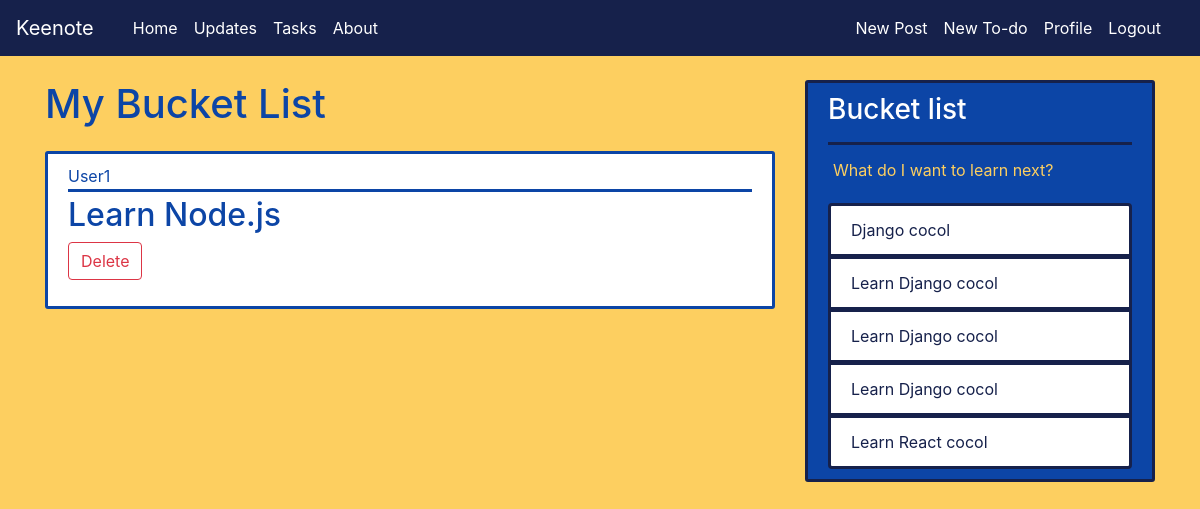
The app's page /mytasks/ (signed in), older data.
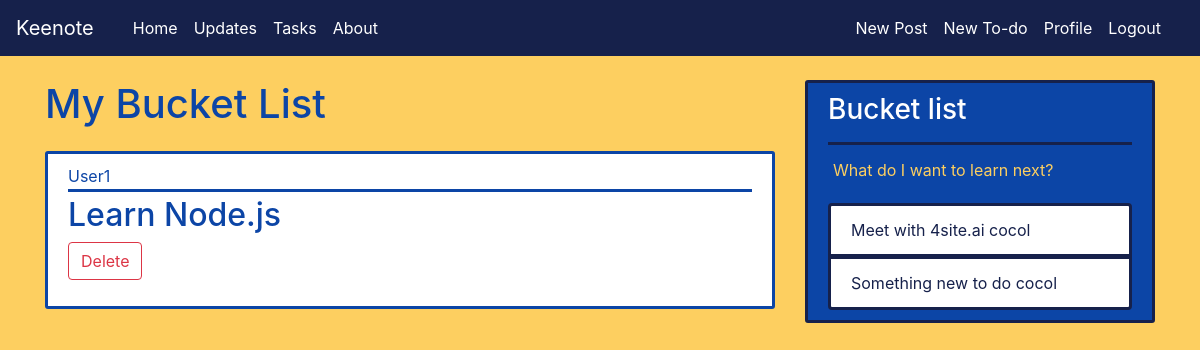
The same page, newer data.
### blog/models.py (models this page shows, shortened)
class Skill(models.Model):
    title = models.CharField(max_length = 200)
    content = models.TextField()
    author = models.ForeignKey(User, on_delete=models.CASCADE)

### blog/views.py (the view)
# urls.py: path('mytasks/', MyTasksView.as_view(), name="my-tasks"),
class MyTasksView(LoginRequiredMixin, ListView):
    model = Skill
    template_name = "blog/mytasks.html" # naming convention:<app>/<model>_<viewtype>.html
    context_object_name = 'tasks'
    ordering = ['title']

### blog/templatetags/menu_items.py (called while the page is built)
@register.inclusion_tag('blog/menu_items.html')
def menu_items():
    user = User.objects.first()
    context = {
        'items': Skill.objects.filter(author=user) #filter(author=request.user)
    }
    return context #need to check user

### blog/templates/blog/mytasks.html (shortened to what this page needs)
{% extends "blog/base.html" %}
{% block content %}
<h1 class="main-home">My Bucket List</h1>
    {% for task in tasks %}
        {% if task.author == user %}
            <article class="media content-section">
                <div class="media-body">
                    <div class="article-metadata">
                        <a class="mr-2 article-author" href="#">{{ task.author }}</a>
                    </div>
                    <h2><a class="article-title" href="#">{{ task.title }}</a></h2>
                    <form action="{% url 'delete-task' pk=task.pk %}" method="POST" class="form-group">
                        <input class="btn btn-outline-danger" type="submit" value="Delete"/>
                    </form>
                </div>
            </article>
        {% endif %}
    {% endfor %}
{% endblock %}

### blog/templates/blog/menu_items.html
{% for item in items %}
        <li class="list-group-item list-group-item-light task-item">{{ item.title }}  {{ item.author }}</li>
{% endfor %}

Row changes from the older to the newer data that the page shows:
removed Skill: title "Django", author "cocol", shown under "Bucket list"
removed Skill: title "Learn Django", author "cocol", shown under "Bucket list"
removed Skill: title "Learn Django", author "cocol", shown under "Bucket list"
removed Skill: title "Learn Django", author "cocol", shown under "Bucket list"
removed Skill: title "Learn React", author "cocol", shown under "Bucket list"
added Skill: title "Meet with 4site.ai", author "cocol", shown under "Bucket list"
added Skill: title "Something new to do", author "cocol", shown under "Bucket list"
